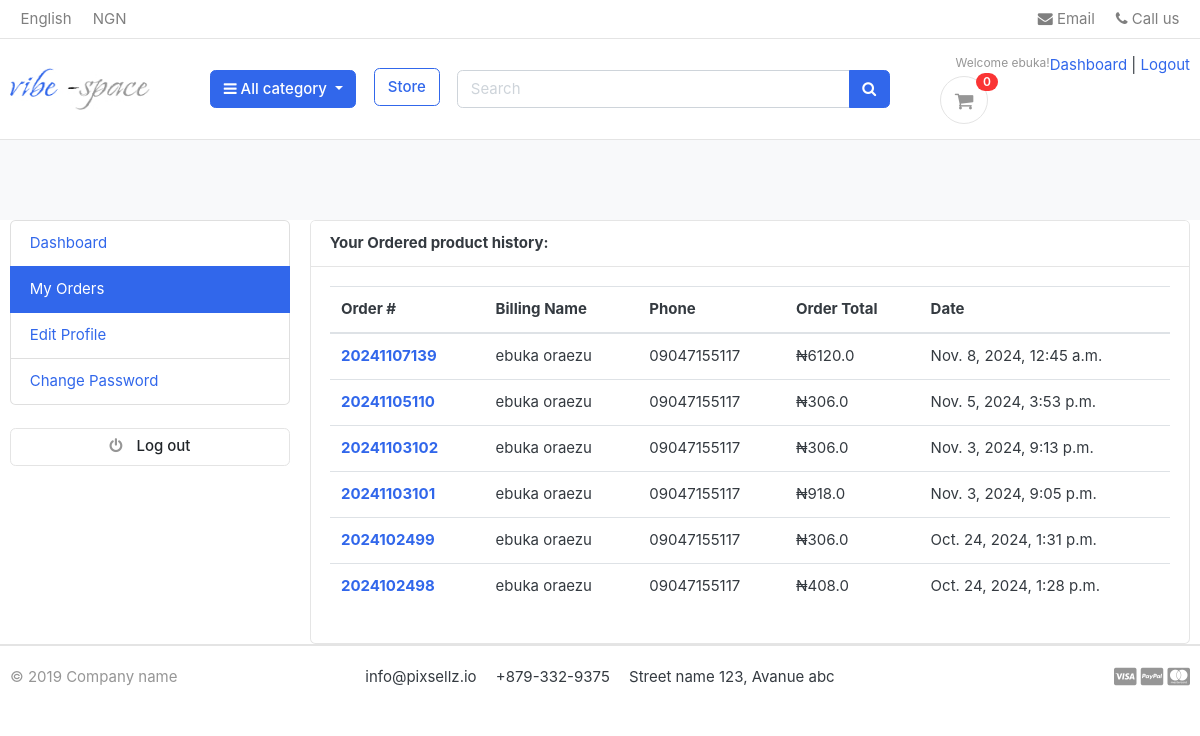
The app's page /accounts/my_orders/ (signed in) with its own data.
### accounts/models.py (models this page shows, shortened)
class Account(AbstractBaseUser):
    first_name=models.CharField(max_length=50)
    last_name=models.CharField(max_length=50)
    username=models.CharField(max_length=50)
    email=models.EmailField(max_length=100,unique=True)
    phone_number=models.CharField(max_length=50)
    date_joined=models.DateTimeField(auto_now_add=True)
    last_login=models.DateTimeField(auto_now_add=True)
    is_admin=models.BooleanField(default=False)
    is_staff=models.BooleanField(default=False)
    is_active=models.BooleanField(default=False)
    is_superadmin=models.BooleanField(default=False)
    USERNAME_FIELD='email'
    REQUIRED_FIELDS=['username','first_name','last_name']
    objects=MyAccountManger()

### orders/models.py (models this page shows, shortened)
class Order(models.Model):
    STATUS=(
        ('New','New'),
        ('success','success'),
        ('Declined','Declined'),
        ('Accepted','Accepted'),
        ('Completed','Completed'),
        ('cancelled','Cancelled'),
    )
    user= models.ForeignKey(Account,on_delete=models.SET_NULL,null=True)
    payment=models.ForeignKey(Payment,on_delete=models.SET_NULL,blank=True,null=True)
    order_number=models.CharField(max_length=20)
    first_name=models.CharField(max_length=50)
    last_name=models.CharField(max_length=50)
    phone=models.CharField(max_length=15)
    email=models.EmailField(max_length=50)
    address_line_1=models.CharField(max_length=50)
    address_line_2=models.CharField(max_length=50,blank=True)
    country=models.CharField(max_length=50)
    state=models.CharField(max_length=50)
    city=models.CharField(max_length=50)
    order_note=models.CharField(max_length=100,blank=True)
    order_total=models.FloatField(max_length=50)
    tax=models.FloatField()
    status=models.CharField(max_length=10,choices=STATUS,default='New')
    ip=models.CharField(blank=True,max_length=20)
    is_ordered=models.BooleanField(default=False)
    created_at=models.DateTimeField(auto_now_add=True)
    Updated_at=models.DateTimeField(auto_now=True)
    def full_name(self):
        return f'{self.first_name} {self.last_name}'

### accounts/views.py (the view)
# urls.py: path('my_orders/',views.my_orders,name='my_orders'),
def my_orders(request):
    orders=Order.objects.filter(user=request.user,is_ordered=True).order_by('-created_at')
    context={
        'orders':orders,
    }
    return render(request,'account/my_orders.html',context)

### carts/context_processors.py (called while the page is built)
def counter (request):
    cart_count = 0
    if 'admin' in request.path:
        return()
    else:
        try:
            cart=Cart.objects.filter(cart_id=_cart_id(request))
            if request .user.is_authenticated:
                 cart_items=Cartitem.objects.all().filter(user=request.user)
            else:
                cart_items=Cartitem.objects.all().filter(cart=cart[:1])
            for cart_item in cart_items:
                cart_count += cart_item.quantity
        except Cart.DoesNotExist:
            cart_count=0
    return dict (cart_count=cart_count)

### carts/views.py (called while the page is built)
def _cart_id(request):
    cart=request.session.session_key
    if not cart:
        cart=request.session.create()
    return cart

### category/context_processors.py (called while the page is built)
def menu_links(request):
    links=  Category.objects.all()
    return dict(links=links)

### category/models.py (called while the page is built)
    def get_url(self):
            return reverse('products_by_category',args=[self.slug])

### templates/account/my_orders.html (shortened to what this page needs)
{% extends 'base.html'%}
{%block pagecontent%}
{% load static %}
<section class="section-conten padding-y bg"></section>
<div class="container">
	<div class="row">
	{% include 'dashboard_sidebar.html'%}
	<main class="col-md-9">
		<article class="card">
		<header class="card-header">
			<strong class="d-inline-block mr-3">Your Ordered product history:</strong>
		</header>
		<div class="card-body">
			<div class="row">
		<div class="col-md-12">
        <table class="table table-hover">
  <thead>
    <tr class="or-head">
      <th scope="col">Order #</th>
      <th scope="col">Billing Name</th>
      <th scope="col">Phone</th>
      <th scope="col">Order Total</th>
      <th scope="col">Date</th>
    </tr>
  </thead>
  <tbody>
    {% for order in orders %}
    <tr>
      <th class="in-order"  scope="row"><a href="{% url 'order_details' order.order_number %}">{{order.order_number}}</a></th>
      <td class="in-order">{{order.full_name}}</td>
      <td class="in-order">{{order.phone}}</td>
      <td class="in-order">₦{{order.order_total}}</td>
      <td class="in-order">{{order.created_at}}</td>
    </tr>
   {%endfor%}
  </tbody>
</table>
                </div>
			</div>
		</div>
		</article>
	</main>
</div>
</div>
{%endblock%}

### templates/base.html (shortened to what this page needs)
{% load static %}
<!DOCTYPE HTML>
<html lang="en">
<head>
<link href="{%static 'css/bootstrap.css'%}" rel="stylesheet" type="text/css"/>
<link href="{%static 'fonts/fontawesome/css/all.min.css'%}" type="text/css" rel="stylesheet">
<link rel="stylesheet" href="https://cdnjs.cloudflare.com/ajax/libs/font-awesome/4.7.0/css/font-awesome.min.css">
<link href="{%static 'css/ui.css'%}" rel="stylesheet" type="text/css"/>
<link href="{%static 'css/responsive.css'%}" rel="stylesheet" media="only screen and (max-width: 1200px)" />
</head>
<body>
<header class="section-header">
<nav class="navbar p-md-0 navbar-expand-sm navbar-light border-bottom">
<div class="container">
  <div class="collapse navbar-collapse" id="navbarTop4">
    <ul class="navbar-nav mr-auto">
    	<li class="nav-item dropdown">
		 	<a href="#" class="nav-link">   English </a>
		</li>
		<li class="nav-item dropdown">
			<a href="#" class="nav-link"> NGN</a>
		</li>
    </ul>
    <ul class="navbar-nav">
		<li><a href="#" class="nav-link"> <i class="fa fa-envelope"></i> Email </a></li>
		<li><a href="#" class="nav-link"> <i class="fa fa-phone"></i> Call us </a></li>
	</ul>
  </div>
</div>
</nav>
<section class="header-main border-bottom">
	<div class="container">
<div class="row align-items-center  ">
	<div class="col-lg-2 col-md-3 col-6">
		<a href="{% url 'home' %}" class="brand-wrap">
			<img class="logo" src="{%static './images/vibespace.jpg'%}">
		</a>
	</div>
	<div class="col-lg col-sm col-md col-6 flex-grow-0">
		<div class="category-wrap dropdown d-inline-block float-right">
			<button type="button" class="btn btn-primary dropdown-toggle" data-toggle="dropdown">
				<i class="fa fa-bars"></i> All category
			</button>
		</div>
	</div>
	<a href="{% url 'store' %}" class="btn btn-outline-primary mb-1 mx-2">Store</a>
	<div class="col-lg  col-md-6 col-sm-12 ">
		<form action="{% url 'search' %}" class="search">
			<div class="input-group w-100">
			    <input type="text" class="form-control" style="width:60%;" placeholder="Search" required name=keyword>
			    <div class="input-group-append">
			      <button type="submit" class="btn btn-primary" type="submit">
			        <i class="fa fa-search"></i>
			      </button>
			    </div>
		    </div>
		</form>
	</div>
	<div class="col-lg-3 col-sm-6 col-8 order-2 order-lg-3" >
				<div class="d-flex justify-content-end mb-3 mb-lg-0">
					{% if user.id is None %}
					<div class="widget-header">
						<small class="title text-muted">Welcome guest!</small>
						<div>
							<a href="{% url 'login' %}">Sign in</a> <span class="dark-transp"> | </span>
							<a href="{% url 'register' %}"> Register</a>
						</div>
					</div>
					{%else%}
						<small class="title text-muted">Welcome   {{user.first_name}}!</small>
						<div>
							<a href="{% url 'dashboard' %}">Dashboard</a> <span class="dark-transp"> | </span>
							<a href="{% url 'logout' %}"> Logout</a>
						</div>
					</div>
					{%endif%}
					<a href="{% url 'cart'%}" class="widget-header pl-3 ml-3">
						<div class="icon icon-sm rounded-circle border"><i class="fa fa-shopping-cart"></i></div>
						<span class="badge badge-pill badge-danger notify">{{cart_count}}</span>
					</a>
				</div>
			</div>
</div>
</section>
</header>
{%block pagecontent%}
{%endblock%}
<footer class="section-footer border-top">
	<div class="container">
		<section class="footer-bottom border-top row">
			<div class="col-md-2">
				<p class="text-muted"> &copy 2019 Company name </p>
			</div>
			<div class="col-md-8 text-md-center">
				<span  class="px-2">info@pixsellz.io</span>
				<span  class="px-2">+879-332-9375</span>
				<span  class="px-2">Street name 123, Avanue abc</span>
			</div>
			<div class="col-md-2 text-md-right text-muted">
				<i class="fab fa-lg fa-cc-visa"></i>
				<i class="fab fa-lg fa-cc-paypal"></i>
				<i class="fab fa-lg fa-cc-mastercard"></i>
			</div>
		</section>
	</div>
</footer>
</body>
</html>

### static/css/ui.css (style rules this page uses)
html { font-family: "Inter", sans-serif; font-size: 15px; }
.icon-xs, .icon-sm, .icon-md, .icon-lg { display: inline-block; text-align: center; flex-shrink: 0; flex-grow: 0; }
.icon-sm { width: 48px; height: 48px; line-height: 48px !important; font-size: 20px; }
.padding-y { padding-top: 40px; padding-bottom: 40px; }
article:after, .form-group:after { display: block; clear: both; content: ""; }
.bg { background-color: #f8f9fa; }
p:last-child { margin-bottom: 0; }
.header-main { position: relative; padding-top: 1rem; padding-bottom: 1rem; }
.brand-wrap .logo, .navbar-brand .logo { margin-right: 7px; max-height: 42px; display: inline-block; }
.widget-header { display: inline-block; vertical-align: middle; position: relative; }
.widget-header i { color: #969696; }
.widget-header .notify { position: absolute; top: -3px; right: -10px; }
.footer-bottom { padding-top: 20px; padding-bottom: 20px; }
.notify { position: absolute; top: -4px; right: -10px; display: inline-block; padding: 0.25em 0.6em; font-size: 12px; line-height: 1; text-align: center; border-radius: 3rem; color: #fff; background-color: #fa3434; }

### records on screen
Account: first_name "ebuka"
Order: order_number "20241107139", full_name "ebuka oraezu", phone "09047155117", order_total "6120.0", created_at "Nov. 8, 2024, 12:45 a.m."
Order: order_number "20241105110", full_name "ebuka oraezu", phone "09047155117", order_total "306.0", created_at "Nov. 5, 2024, 3:53 p.m."
Order: order_number "20241103102", full_name "ebuka oraezu", phone "09047155117", order_total "306.0", created_at "Nov. 3, 2024, 9:13 p.m."
Order: order_number "20241103101", full_name "ebuka oraezu", phone "09047155117", order_total "918.0", created_at "Nov. 3, 2024, 9:05 p.m."
Order: order_number "2024102499", full_name "ebuka oraezu", phone "09047155117", order_total "306.0", created_at "Oct. 24, 2024, 1:31 p.m."
Order: order_number "2024102498", full_name "ebuka oraezu", phone "09047155117", order_total "408.0", created_at "Oct. 24, 2024, 1:28 p.m."

### other values on screen
{{ cart_count }} "0"
